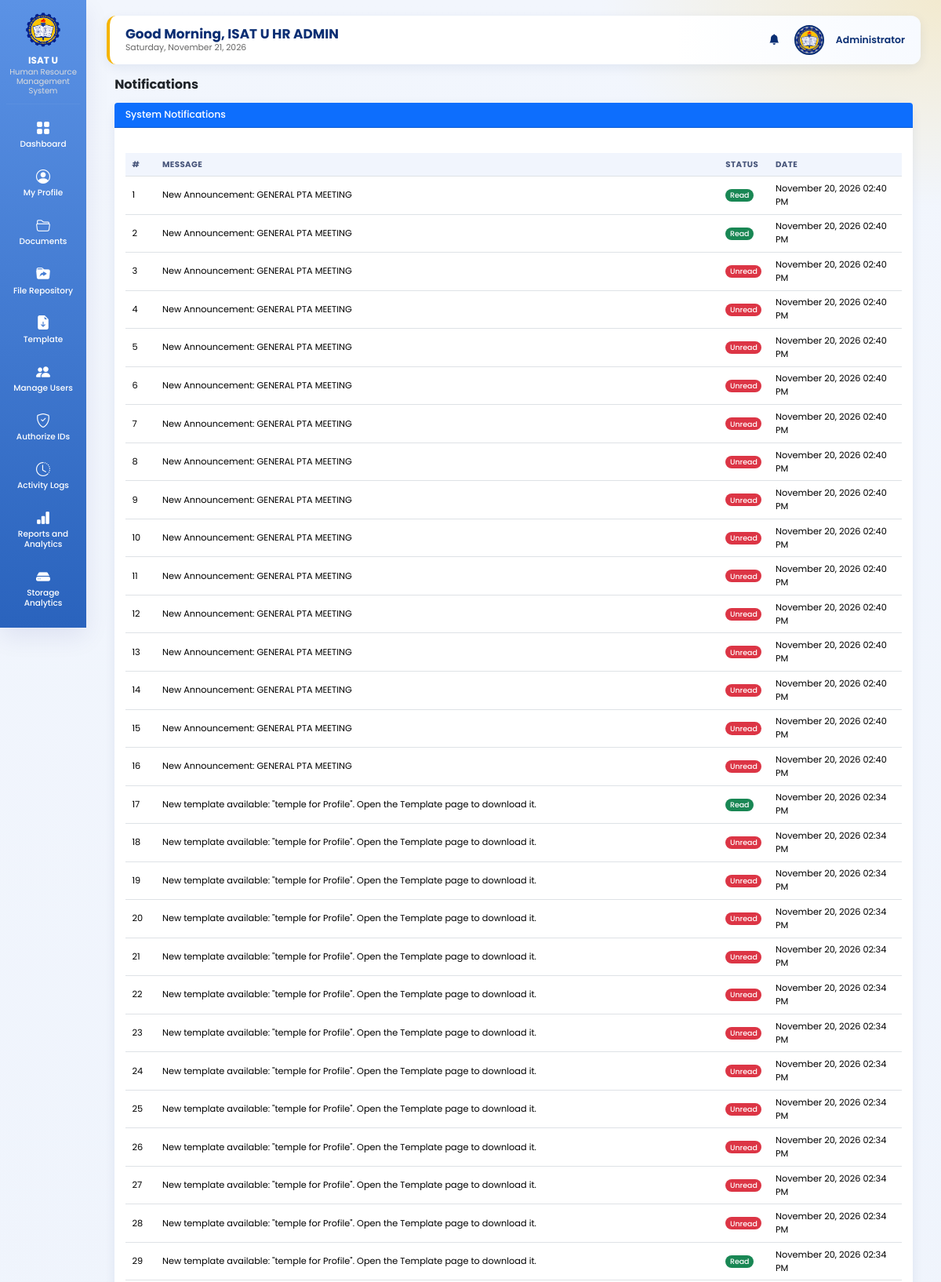
The app's page /admin/notifications.php (signed in, upper part) with its own data.
### tables this page shows
CREATE TABLE `users` (
  `user_id` int(11) NOT NULL AUTO_INCREMENT,
  `employee_id` varchar(50) DEFAULT NULL,
  `first_name` varchar(100) NOT NULL,
  `middle_name` varchar(100) DEFAULT NULL,
  `last_name` varchar(100) NOT NULL,
  `email` varchar(150) NOT NULL,
  `password` varchar(255) NOT NULL,
  `role` varchar(20) NOT NULL,
  `department` varchar(150) DEFAULT NULL,
  `position_title` varchar(150) DEFAULT NULL,
  `profile_picture` varchar(255) DEFAULT NULL,
  `reset_token` varchar(255) DEFAULT NULL,
  `reset_token_expiry` datetime DEFAULT NULL,
  `status` varchar(20) DEFAULT 'active',
  `created_at` timestamp NOT NULL DEFAULT current_timestamp(),
  PRIMARY KEY (`user_id`)
);

CREATE TABLE `notifications` (
  `notification_id` int(11) NOT NULL AUTO_INCREMENT,
  `user_id` int(11) NOT NULL,
  `message` text NOT NULL,
  `type` varchar(30) DEFAULT 'general',
  `is_read` tinyint(4) DEFAULT 0,
  `email_sent` tinyint(1) DEFAULT 0,
  `created_at` timestamp NOT NULL DEFAULT current_timestamp(),
  PRIMARY KEY (`notification_id`)
);

### admin/notifications.php (the view, shortened to what this page needs)
<?php
include "../db.php";
include "includes/header.php";
include "includes/sidebar.php";
$result=mysqli_query($conn,"
SELECT *
FROM notifications
ORDER BY created_at DESC
");
?>
<div class="container-fluid">
<h2 class="fw-bold mb-4">
Notifications
</h2>
<div class="card shadow border-0">
<div class="card-header bg-primary text-white">
<h5 class="mb-0">
System Notifications
</h5>
</div>
<div class="card-body">
<div class="table-responsive">
<table class="table table-hover">
<thead>
<tr>
<th>#</th>
<th>Message</th>
<th>Status</th>
<th>Date</th>
</tr>
</thead>
<tbody>
<?php
$i=1;
while($row=mysqli_fetch_assoc($result))
{
?>
<tr>
<td><?php echo $i++; ?></td>
<td><?php echo htmlspecialchars($row['message']); ?></td>
<td>
<?php
if($row['is_read']==0)
{
echo "<span class='badge bg-danger'>Unread</span>";
}
else
{
echo "<span class='badge bg-success'>Read</span>";
}
?>
</td>
<td>
<?php echo date("F d, Y h:i A",strtotime($row['created_at'])); ?>
</td>
</tr>
<?php
}
?>
</tbody>
</table>
</div>
</div>
</div>
</div>
<?php include "includes/footer.php"; ?>

### includes/avatar.php (shortened to what this page needs)
<?php
if (!function_exists('topbar_avatar')) {
    function topbar_avatar($conn, $size = 44, $href = 'profile.php') {
        $uid = (int)($_SESSION['user_id'] ?? 0);
        $pic = '';
        $res = mysqli_query($conn, "SELECT profile_picture FROM users WHERE user_id = $uid LIMIT 1");
        if ($res && ($r = mysqli_fetch_assoc($res))) { $pic = basename((string)($r['profile_picture'] ?? '')); }
        $file = dirname(__DIR__) . '/uploads/profile_pictures/' . $pic;
        if ($pic !== '' && file_exists($file)) {
            $src = '../uploads/profile_pictures/' . rawurlencode($pic);
        }
        $size = (int)$size;
        return '<a href="' . htmlspecialchars($href) . '" title="My Profile" style="display:inline-block;line-height:0;">'
             . '<img src="' . htmlspecialchars($src, ENT_QUOTES) . '" alt="Profile" '
             . 'style="width:' . $size . 'px;height:' . $size . 'px;border-radius:50%;object-fit:cover;'
             . 'border:2px solid #0A2E73;background:#b0b3b8;"></a>';
    }
}

### assets/ui.css (style rules this page uses)
html { font-size:13.5px !important; }
body { font-size:.92rem; background: radial-gradient(900px 500px at 8% -5%, rgba(91,146,229,.28), transparent 60%), radial-gradient(800px 480px at 100% 0%, rgba(245,180,0,.18), transparent 55%), radial-gradient(900px 600px at 50% 110%, rgba(18,60,146,.16), transparent 60%), linear-gradient(180deg,#f2f6fd 0%,#e4ecf9 100%) !important; background-attachment:fixed !important; }
h2 { font-size:1.3rem !important; }
h5 { font-size:.92rem !important; }
.admin-info img { width:38px !important;height:38px !important; }
.stat-card,.chart-card,.card,.profile-card,.card-box { border-radius:12px !important;box-shadow:0 4px 14px rgba(10,46,115,.08) !important; }
.card-body { padding:.9rem 1rem !important; }
.card-header { padding:.6rem 1rem !important;font-size:.9rem; }
.table { font-size:.84rem;margin-bottom:0; }
.table>:not(caption)>*>* { padding:.5rem .65rem !important; }
.table thead th { font-size:.76rem;text-transform:uppercase;letter-spacing:.4px;color:#47557a;background:#f1f5fd !important; }
.badge { font-size:.7rem;font-weight:500;padding:.35em .6em; }
.container-fluid h2.fw-bold { font-size:1.2rem !important; }
.container-fluid .mb-4 { margin-bottom:1rem !important; }
.table-responsive { font-size:.84rem; }

### admin/includes/header.php (style rules this page uses)
body { background:#eef3fb; font-family:'Poppins',sans-serif; }
.admin-info img { width:55px; height:55px; border-radius:50%; }
.card-header { display:flex; justify-content:space-between; align-items:center; margin-bottom:20px; }
.table { width:100%; border-collapse:collapse; }
.table th { background:#f8f9fa; padding:14px; text-align:left; font-weight:700; }
.table td { padding:14px; border-top:1px solid #eee; vertical-align:middle; }
.badge { padding:8px 14px; border-radius:30px; font-size:13px; font-weight:600; }

### admin/includes/sidebar.php (style rules this page uses)
:root { --blue:#0A2E73; --yellow:#F5B400; --white:#ffffff; --bg:#eef3fb; --shadow:0 12px 30px rgba(2, 10, 118, 0.08); }
* { margin:0; padding:0; box-sizing:border-box; font-family:'Poppins',sans-serif; }
body { background:var(--bg); }

### records on screen
users: profile_picture (picture)
notifications: message "New Announcement: GENERAL PTA MEETING", is_read "Read", created_at "November 20, 2026 02:40 PM"
notifications: message "New Announcement: GENERAL PTA MEETING", is_read "Read", created_at "November 20, 2026 02:40 PM"
notifications: message "New Announcement: GENERAL PTA MEETING", is_read "Unread", created_at "November 20, 2026 02:40 PM"
notifications: message "New Announcement: GENERAL PTA MEETING", is_read "Unread", created_at "November 20, 2026 02:40 PM"
notifications: message "New Announcement: GENERAL PTA MEETING", is_read "Unread", created_at "November 20, 2026 02:40 PM"
notifications: message "New Announcement: GENERAL PTA MEETING", is_read "Unread", created_at "November 20, 2026 02:40 PM"
notifications: message "New Announcement: GENERAL PTA MEETING", is_read "Unread", created_at "November 20, 2026 02:40 PM"
notifications: message "New Announcement: GENERAL PTA MEETING", is_read "Unread", created_at "November 20, 2026 02:40 PM"
notifications: message "New Announcement: GENERAL PTA MEETING", is_read "Unread", created_at "November 20, 2026 02:40 PM"
notifications: message "New Announcement: GENERAL PTA MEETING", is_read "Unread", created_at "November 20, 2026 02:40 PM"
notifications: message "New Announcement: GENERAL PTA MEETING", is_read "Unread", created_at "November 20, 2026 02:40 PM"
notifications: message "New Announcement: GENERAL PTA MEETING", is_read "Unread", created_at "November 20, 2026 02:40 PM"
notifications: message "New Announcement: GENERAL PTA MEETING", is_read "Unread", created_at "November 20, 2026 02:40 PM"
notifications: message "New Announcement: GENERAL PTA MEETING", is_read "Unread", created_at "November 20, 2026 02:40 PM"
notifications: message "New Announcement: GENERAL PTA MEETING", is_read "Unread", created_at "November 20, 2026 02:40 PM"
notifications: message "New Announcement: GENERAL PTA MEETING", is_read "Unread", created_at "November 20, 2026 02:40 PM"
notifications: message "New template available: \"temple for Profile\". Open the Template page to download it.", is_read "Read", created_at "November 20, 2026 02:34 PM"
notifications: message "New template available: \"temple for Profile\". Open the Template page to download it.", is_read "Unread", created_at "November 20, 2026 02:34 PM"
notifications: message "New template available: \"temple for Profile\". Open the Template page to download it.", is_read "Unread", created_at "November 20, 2026 02:34 PM"
notifications: message "New template available: \"temple for Profile\". Open the Template page to download it.", is_read "Unread", created_at "November 20, 2026 02:34 PM"
notifications: message "New template available: \"temple for Profile\". Open the Template page to download it.", is_read "Unread", created_at "November 20, 2026 02:34 PM"
notifications: message "New template available: \"temple for Profile\". Open the Template page to download it.", is_read "Unread", created_at "November 20, 2026 02:34 PM"
notifications: message "New template available: \"temple for Profile\". Open the Template page to download it.", is_read "Unread", created_at "November 20, 2026 02:34 PM"
notifications: message "New template available: \"temple for Profile\". Open the Template page to download it.", is_read "Unread", created_at "November 20, 2026 02:34 PM"
notifications: message "New template available: \"temple for Profile\". Open the Template page to download it.", is_read "Unread", created_at "November 20, 2026 02:34 PM"
notifications: message "New template available: \"temple for Profile\". Open the Template page to download it.", is_read "Unread", created_at "November 20, 2026 02:34 PM"
notifications: message "New template available: \"temple for Profile\". Open the Template page to download it.", is_read "Unread", created_at "November 20, 2026 02:34 PM"
notifications: message "New template available: \"temple for Profile\". Open the Template page to download it.", is_read "Unread", created_at "November 20, 2026 02:34 PM"
notifications: message "New template available: \"temple for Profile\". Open the Template page to download it.", is_read "Read", created_at "November 20, 2026 02:34 PM"

### other values on screen
$greeting "Good Morning"
